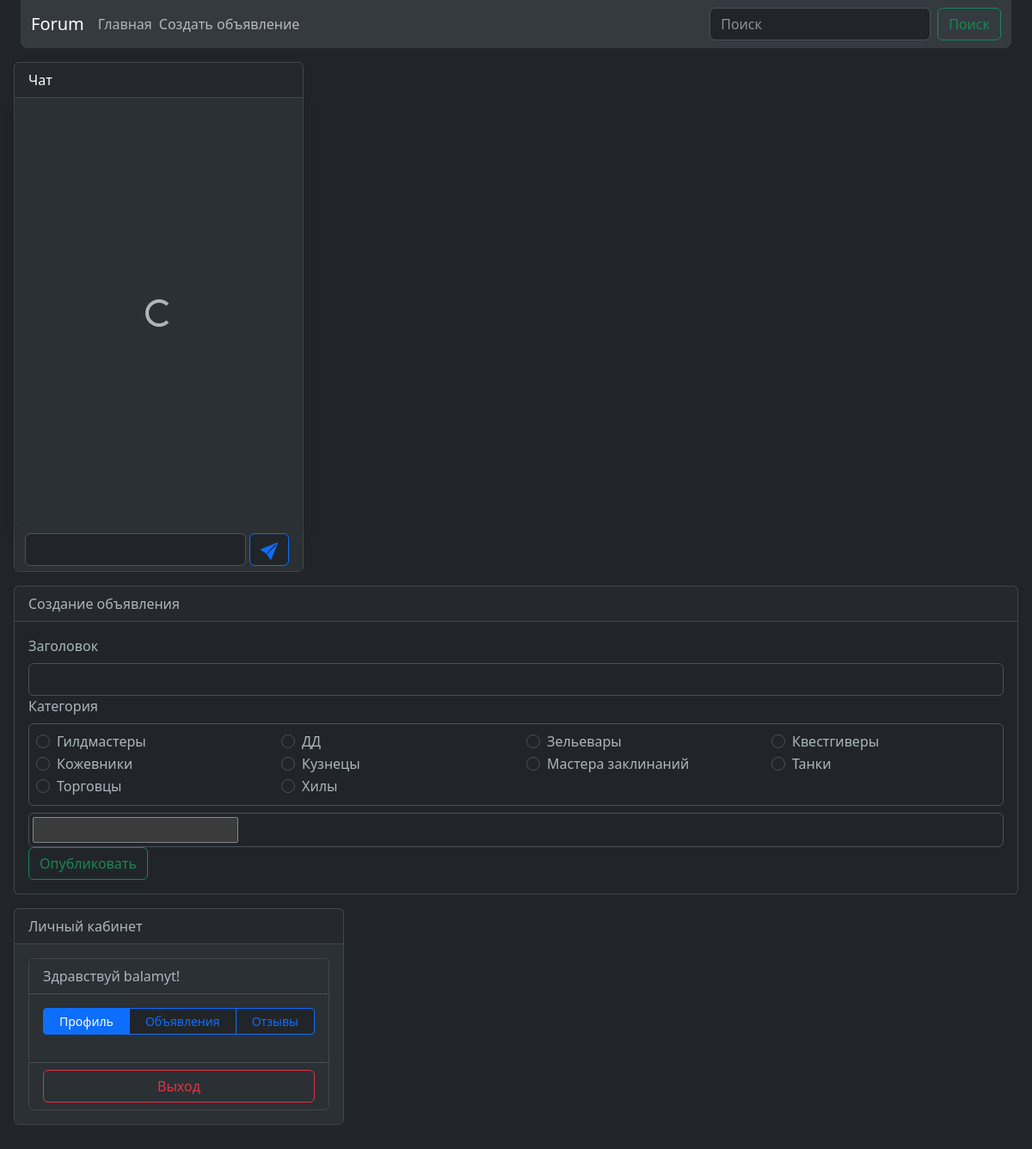
/announce/new/ (signed in), run on the app's committed database.
### announcement/models.py (models this page shows, shortened)
class Category(models.Model):
    name = models.CharField(max_length=50, null=False)

### announcement/views.py (the view, shortened to what this page needs)
# urls.py: path('new/', AnnouncementCreate.as_view()),
class AnnouncementCreate(LoginRequiredMixin, PermissionRequiredMixin, CreateView):
    model = Announcement
    form_class = AnnounceForm
    template_name = 'announce/new.html'
    permission_required = 'announcement.add_announcement'
    def get_context_data(self, **kwargs):
        context = super().get_context_data(**kwargs)
        context['categories'] = Category.objects.all().values('pk', 'name')
        return context

### announcement/forms.py
class AnnounceForm(forms.ModelForm):
    class Meta:
        model = Announcement
        fields = ('title', 'category', 'text')
        widgets = {
            'text': SummernoteWidget()
        }

### templates/announce/new.html (shortened to what this page needs)
{% extends 'main.html' %}
{% block body %}
<div class="card">
    <div class="card-header">Создание объявления</div>
    <div class="card-body">
        <form method="post">{% csrf_token %}
            <label class="form-label" for="id_title">Заголовок</label>
            <input class="form-control" id="id_title" name="title" type="text" maxlength="255" required>
            Категория
            <div class="border rounded p-2 my-2">
                <div class="row row-cols-4">
                    {% for category in categories %}
                        <div class="col">
                            <div class="form-check">
                                <input class="form-check-input" name="category" value="{{ category.pk }}" id="id_{{ category.name }}" type="radio">
                                <label class="form-check-label" for="id_{{ category.name }}">{{ category.name }}</label>
                            </div>
                        </div>
                    {% endfor %}
                </div>
            </div>
            <div class="border rounded p-1 bg-body summernote-div">
                {{ form.text }}
            </div>
            <button class="btn btn-outline-success" type="submit">Опубликовать</button>
        </form>
    </div>
</div>
{% endblock body %}

### templates/account/profile.html (shortened to what this page needs)
    <div class="card flex-nowrap">
      <div class="card-header">Личный кабинет</div>
      <div class="card-body bg-body-tertiary" id="login_window">
        {% if not request.user.is_authenticated %}
          <form class="form-control bg-body-tertiary" id="login_form">
          <label for="login_email">Логин или E-mail адрес</label>
          <input class="form-control" id="login_email" name="login" type="text" required>
          <div class="invalid-feedback" id="login_errors"></div>
          <label for="password">Пароль</label>
          <input class="form-control" id="password" name="password" type="password" required>
          <div class="form-check">
            <input class="form-check-input" id="remember" name="remember" type="checkbox">
            <label class="form-check-label" for="remember">Запомнить меня</label>
          </div>
          <button class="btn btn-outline-primary my-2" style="width: 223px" type="submit">Авторизация</button>
            <a class="btn btn-outline-primary" href="/accounts/google/login/?process=login">
                    <svg xmlns="http://www.w3.org/2000/svg" width="20" height="20" fill="currentColor" class="bi bi-google" viewBox="0 0 16 16">
                      <path d="M15.545 6.558a9.42 9.42 0 0 1 .139 1.626c0 2.434-.87 4.492-2.384 5.885h.002C11.978 15.292 10.158 16 8 16A8 8 0 1 1 8 0a7.689 7.689 0 0 1 5.352 2.082l-2.284 2.284A4.347 4.347 0 0 0 8 3.166c-2.087 0-3.86 1.408-4.492 3.304a4.792 4.792 0 0 0 0 3.063h.003c.635 1.893 2.405 3.301 4.492 3.301 1.078 0 2.004-.276 2.722-.764h-.003a3.702 3.702 0 0 0 1.599-2.431H8v-3.08h7.545z"/>
                    </svg>
                </a>
          <h6>Еще нет аккаунта? <a href="{% url 'account_signup' %}">Регистрация</a></h6>
          <div class="alert alert-danger d-none" id="errors" role="alert"></div>
        </form>
       {% else %}
          <div class="card">
          <div class="card-header bg-body-tertiary">Здравствуй {{ request.user.username }}!</div>
          <div class="card-body bg-body-tertiary">
            <div class="d-flex flex-row mb-3 btn-group bg-body" role="group">
              <button class="btn btn-outline-primary btn-sm" id="profile_btn">Профиль</button>
              <button class="btn btn-outline-primary btn-sm" id="announce_btn">Объявления</button>
              <button class="btn btn-outline-primary btn-sm" id="reply_btn">Отзывы</button>
            </div>
          </div>
          <div class="card-footer d-grid gap-2 bg-body-tertiary">
            <button class="btn btn-outline-danger" id="logout_form">Выход</button>
          </div>
          </div>
       {% endif %}
      </div>
    </div>

### data on the page
Category: name "Гилдмастеры"
Category: name "ДД"
Category: name "Зельевары"
Category: name "Квестгиверы"
Category: name "Кожевники"
Category: name "Кузнецы"
Category: name "Мастера заклинаний"
Category: name "Танки"
Category: name "Торговцы"
Category: name "Хилы"

### other printed values
{{ request.user.username }} "balamyt"
